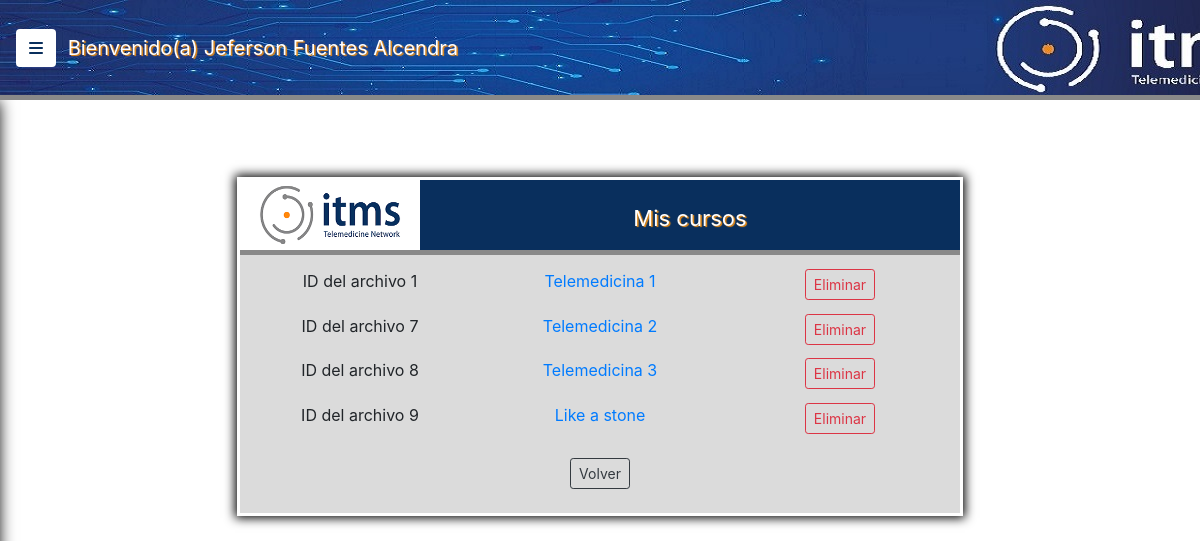
Screenshot of /public/views/mis_cursos.php (signed in) with the database file from the repository.
### tables this page shows
CREATE TABLE `archivos` (
  `id_archivo` int(6) NOT NULL,
  `nombre_archivo` varchar(100) NOT NULL,
  `ruta` varchar(200) NOT NULL,
  `tipo` varchar(50) NOT NULL,
  `tamaño` int(9) NOT NULL,
  `documento` varchar(11) NOT NULL
);

### public/models/mis_cursos.php (the view)
<?php
	$documento = $_SESSION['documento'];
	$directorio = "../../cursos/";
	include("conexion.php");
	$sql = "SELECT * FROM archivos WHERE documento = '$documento'";
	if(!$result = $db ->query($sql)){
		die ('Error al buscar los datos [' .$db->error .']');
	}
?>
	<div class="container div2 color2">
		<div class="row b_bottom">
			<div class="col-sm-3 color1">
				<img src="../../files/img/Logo ITMS.png" class="logo2">
			</div>
			<div class="col-sm-9 encabezado3">
				Mis cursos
			</div>
		</div>
<?php
	while ($row = $result -> fetch_array()) {
		$nnombre = stripcslashes($row["nombre_archivo"]);
		$rruta = stripcslashes($row["ruta"]);
		$iid = stripcslashes($row["id_archivo"]);
		echo "<div class='row espacio'>";
			echo "<div class='col-sm-4 t_centro'>";
				echo "ID del archivo $iid";
			echo "</div>";
			echo"<div class='col-sm-4 t_centro'>";
				echo "<a href=\"".$directorio . $rruta."\" target='blanck' class='a_cursos'>".$nnombre."<br></a>";
			echo "</div>";
			echo "<div class='col-sm-4 t_centro'>";
				echo "<a href='eliminar_archivo.php?id=".$row['id_archivo']."' class='btn btn-sm btn-outline-danger'>Eliminar</a>";
			echo "</div>";
		echo "</div>";
	}
		echo "<br>";
?>
		<div class="row centro">
			<a href="../views/home.php" class="btn btn-sm btn-outline-dark">Volver</a>
		</div>
	<br>
	</div>

### public/views/mis_cursos.php (shortened to what this page needs)
<!DOCTYPE html>
<html lang="en">
	<head>
		<link rel="stylesheet" href="../../vendor/css/bootstrap.min.css">
		<link rel="stylesheet" href="../../css/estilos.css">
		<link rel="stylesheet" href="../../css/simple-sidebar.css">
	</head>
	<body>
    <div class="d-flex toggled" id="wrapper">
      <div id="page-content-wrapper">
      <nav class="navbar navbar-expand-lg navegacion b_bottom fixed-top">
        <button class="btn boton_menu" id="menu-toggle">
          <i class="fas fa-bars"></i>
        </button>
          <ul class="navbar-nav sesion">
            <li class="nav-item">
              <?php
                echo "Bienvenido(a) ".$_SESSION["nombres"]." ".$_SESSION["apellidos"];
              ?>
            </li>
          </ul>
      </nav>
      <br>
      <br>
      <br>
      <br>
      <br>
      <?php
        include("../models/mis_cursos.php");
      ?>
	</body>
</html>

### css/estilos.css (style rules this page uses)
body { background-image: url("../files/img/fondo.jpg"); }
.color1 { background: #fff; }
.color2 { background: rgba(137, 137, 137, 0.3); }
.div2 { width: 60%; margin-top: 5%; box-shadow:0 0 0 3px #fff, 0 0 10px 5px #000; }
.encabezado3 { color: #fff; text-align: center; padding-top: 3%; font-size: 22px; text-shadow: 1.5px 1px 1px #F18F11; background: #092F5D; }
.navegacion { background-image: url("../files/img/banner4.jpg"); height: 100px; }
.sesion { color: #fff; font-size: 20px; text-shadow: 1.5px 1px 1px #F18F11; margin-left: 1%; }
.logo2 { width: 100%; height: 70px; }
.espacio { padding-top: 2% }
.centro { justify-content: center; }
.t_centro { text-align: center; }
.b_bottom { border-bottom: 5px solid #898989; }
.boton_menu { background: #fff; color:#092F5D; font-size: 16px; }
.a_cursos { text-decoration: none; }

### css/simple-sidebar.css (style rules this page uses)
body { overflow-x: hidden; }
#page-content-wrapper { min-width: 100vw; }
@media (min-width: 768px) { #page-content-wrapper { min-width: 0; width: 100%; } }

### rows the page displays
archivos: id_archivo "1", nombre_archivo "Telemedicina 1"
archivos: id_archivo "7", nombre_archivo "Telemedicina 2"
archivos: id_archivo "8", nombre_archivo "Telemedicina 3"
archivos: id_archivo "9", nombre_archivo "Like a stone"

### other values shown
$_SESSION["nombres"] "Jeferson"
$_SESSION["apellidos"] "Fuentes Alcendra"
